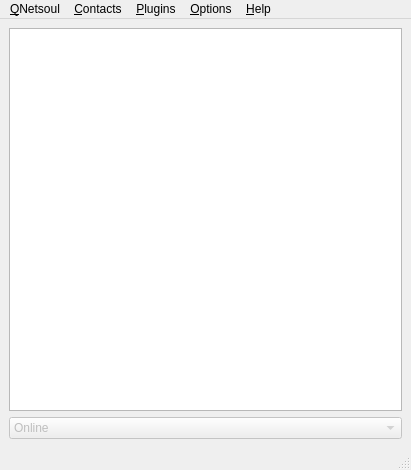
<?xml version="1.0" encoding="UTF-8"?>
<ui version="4.0">
 <class>QNetsoul</class>
 <widget class="QMainWindow" name="QNetsoul">
  <property name="geometry">
   <rect>
    <x>0</x>
    <y>0</y>
    <width>411</width>
    <height>470</height>
   </rect>
  </property>
  <property name="windowTitle">
   <string>QNetSoul</string>
  </property>
  <property name="windowIcon">
   <iconset resource="../Images.qrc">
    <normaloff>:/images/qnetsoul.png</normaloff>:/images/qnetsoul.png</iconset>
  </property>
  <property name="whatsThis">
   <string>&lt;!DOCTYPE HTML PUBLIC &quot;-//W3C//DTD HTML 4.0//EN&quot; &quot;http://www.w3.org/TR/REC-html40/strict.dtd&quot;&gt;
&lt;html&gt;&lt;head&gt;&lt;meta name=&quot;qrichtext&quot; content=&quot;1&quot; /&gt;&lt;style type=&quot;text/css&quot;&gt;
p, li { white-space: pre-wrap; }
&lt;/style&gt;&lt;/head&gt;&lt;body style=&quot; font-family:'Sans'; font-size:10pt; font-weight:400; font-style:normal;&quot;&gt;
&lt;p style=&quot; margin-top:0px; margin-bottom:0px; margin-left:0px; margin-right:0px; -qt-block-indent:0; text-indent:0px;&quot;&gt;&lt;span style=&quot; font-weight:600;&quot;&gt;About QNetSoul&lt;/span&gt;&lt;/p&gt;
&lt;p style=&quot; margin-top:0px; margin-bottom:0px; margin-left:0px; margin-right:0px; -qt-block-indent:0; text-indent:0px;&quot;&gt;Version: %CurrentVersion%&lt;/p&gt;
&lt;p style=&quot; margin-top:0px; margin-bottom:0px; margin-left:0px; margin-right:0px; -qt-block-indent:0; text-indent:0px;&quot;&gt;Platform: %Platform%&lt;/p&gt;
&lt;p style=&quot;-qt-paragraph-type:empty; margin-top:0px; margin-bottom:0px; margin-left:0px; margin-right:0px; -qt-block-indent:0; text-indent:0px;&quot;&gt;&lt;/p&gt;
&lt;p style=&quot; margin-top:0px; margin-bottom:0px; margin-left:0px; margin-right:0px; -qt-block-indent:0; text-indent:0px;&quot;&gt;The first Netsoul client built with the great framework Qt.&lt;/p&gt;
&lt;p style=&quot; margin-top:0px; margin-bottom:0px; margin-left:0px; margin-right:0px; -qt-block-indent:0; text-indent:0px;&quot;&gt;Feel free to &lt;a href=&quot;mailto:leflou@tuxfamily.org?subject=QNetSoul v%CurrentVersion%&quot;&gt;&lt;span style=&quot; text-decoration: underline; color:#0000ff;&quot;&gt;send&lt;/span&gt;&lt;/a&gt; your opinion/comment about this software.&lt;/p&gt;
&lt;p style=&quot;-qt-paragraph-type:empty; margin-top:0px; margin-bottom:0px; margin-left:0px; margin-right:0px; -qt-block-indent:0; text-indent:0px;&quot;&gt;&lt;/p&gt;
&lt;p style=&quot; margin-top:0px; margin-bottom:0px; margin-left:0px; margin-right:0px; -qt-block-indent:0; text-indent:0px;&quot;&gt;Thanks to:&lt;/p&gt;
&lt;p style=&quot; margin-top:0px; margin-bottom:0px; margin-left:0px; margin-right:0px; -qt-block-indent:0; text-indent:0px;&quot;&gt; Pierre-Emmanuel Duc for feedbacks.&lt;/p&gt;
&lt;p style=&quot; margin-top:0px; margin-bottom:0px; margin-left:0px; margin-right:0px; -qt-block-indent:0; text-indent:0px;&quot;&gt; Christophe Sundas for feedbacks.&lt;/p&gt;
&lt;p style=&quot; margin-top:0px; margin-bottom:0px; margin-left:0px; margin-right:0px; -qt-block-indent:0; text-indent:0px;&quot;&gt; Walter Persechini for feedbacks.&lt;/p&gt;
&lt;p style=&quot; margin-top:0px; margin-bottom:0px; margin-left:0px; margin-right:0px; -qt-block-indent:0; text-indent:0px;&quot;&gt; Mael Nison for patchs/ideas.&lt;/p&gt;
&lt;p style=&quot; margin-top:0px; margin-bottom:0px; margin-left:0px; margin-right:0px; -qt-block-indent:0; text-indent:0px;&quot;&gt; &lt;a href=&quot;http://www.famfamfam.com/&quot;&gt;&lt;span style=&quot; text-decoration: underline; color:#0000ff;&quot;&gt;FamFamFam&lt;/span&gt;&lt;/a&gt; for icons.&lt;/p&gt;
&lt;p style=&quot; margin-top:0px; margin-bottom:0px; margin-left:0px; margin-right:0px; -qt-block-indent:0; text-indent:0px;&quot;&gt; &lt;a href=&quot;http://www.jonasraskdesign.com/&quot;&gt;&lt;span style=&quot; text-decoration: underline; color:#0000ff;&quot;&gt;Jonas Rask&lt;/span&gt;&lt;/a&gt; for icons.&lt;/p&gt;
&lt;p style=&quot; margin-top:0px; margin-bottom:0px; margin-left:0px; margin-right:0px; -qt-block-indent:0; text-indent:0px;&quot;&gt; &lt;a href=&quot;http://sa-ki.deviantart.com/&quot;&gt;&lt;span style=&quot; text-decoration: underline; color:#0000ff;&quot;&gt;Alexandre Moore&lt;/span&gt;&lt;/a&gt; for updater icon.&lt;/p&gt;
&lt;p style=&quot; margin-top:0px; margin-bottom:0px; margin-left:0px; margin-right:0px; -qt-block-indent:0; text-indent:0px;&quot;&gt; &lt;a href=&quot;http://www.7-zip.org/&quot;&gt;&lt;span style=&quot; text-decoration: underline; color:#0000ff;&quot;&gt;7-Zip&lt;/span&gt;&lt;/a&gt; for great compression :)&lt;/p&gt;
&lt;p style=&quot;-qt-paragraph-type:empty; margin-top:0px; margin-bottom:0px; margin-left:0px; margin-right:0px; -qt-block-indent:0; text-indent:0px;&quot;&gt;&lt;/p&gt;
&lt;p style=&quot; margin-top:0px; margin-bottom:0px; margin-left:0px; margin-right:0px; -qt-block-indent:0; text-indent:0px;&quot;&gt;Written by Richard Dally.&lt;/p&gt;&lt;/body&gt;&lt;/html&gt;</string>
  </property>
  <widget class="QWidget" name="centralwidget">
   <layout class="QGridLayout" name="gridLayout_2">
    <item row="0" column="0">
     <layout class="QGridLayout" name="gridLayout">
      <item row="1" column="0">
       <widget class="QComboBox" name="statusComboBox">
        <property name="enabled">
         <bool>false</bool>
        </property>
        <item>
         <property name="text">
          <string>Online</string>
         </property>
         <property name="icon">
          <iconset resource="../Images.qrc">
           <normaloff>:/images/online.png</normaloff>:/images/online.png</iconset>
         </property>
        </item>
        <item>
         <property name="text">
          <string>Locked</string>
         </property>
         <property name="icon">
          <iconset resource="../Images.qrc">
           <normaloff>:/images/lock.png</normaloff>:/images/lock.png</iconset>
         </property>
        </item>
        <item>
         <property name="text">
          <string>Away</string>
         </property>
         <property name="icon">
          <iconset resource="../Images.qrc">
           <normaloff>:/images/away.png</normaloff>:/images/away.png</iconset>
         </property>
        </item>
        <item>
         <property name="text">
          <string>Server</string>
         </property>
         <property name="icon">
          <iconset resource="../Images.qrc">
           <normaloff>:/images/server.png</normaloff>:/images/server.png</iconset>
         </property>
        </item>
       </widget>
      </item>
      <item row="0" column="0">
       <widget class="ContactsTree" name="tree">
        <property name="selectionMode">
         <enum>QAbstractItemView::ExtendedSelection</enum>
        </property>
        <attribute name="headerVisible">
         <bool>false</bool>
        </attribute>
        <attribute name="headerVisible">
         <bool>false</bool>
        </attribute>
        <column>
         <property name="text">
          <string notr="true">1</string>
         </property>
        </column>
       </widget>
      </item>
     </layout>
    </item>
   </layout>
  </widget>
  <widget class="QMenuBar" name="menubar">
   <property name="geometry">
    <rect>
     <x>0</x>
     <y>0</y>
     <width>411</width>
     <height>23</height>
    </rect>
   </property>
   <widget class="QMenu" name="menuOptions">
    <property name="title">
     <string>&amp;Options</string>
    </property>
    <addaction name="actionPreferences"/>
   </widget>
   <widget class="QMenu" name="menuAbout">
    <property name="title">
     <string>&amp;Help</string>
    </property>
    <addaction name="actionAbout_QNetSoul"/>
    <addaction name="actionAbout_Qt"/>
   </widget>
   <widget class="QMenu" name="menuQNetsoul">
    <property name="title">
     <string>&amp;QNetsoul</string>
    </property>
    <addaction name="actionConnect"/>
    <addaction name="actionDisconnect"/>
    <addaction name="separator"/>
    <addaction name="actionCheckForUpdates"/>
    <addaction name="actionQuit"/>
   </widget>
   <widget class="QMenu" name="menuAccount">
    <property name="title">
     <string>&amp;Contacts</string>
    </property>
    <addaction name="actionAddG"/>
    <addaction name="actionAddC"/>
    <addaction name="actionRefresh"/>
    <addaction name="separator"/>
    <addaction name="actionLoadContacts"/>
    <addaction name="actionSaveContacts"/>
    <addaction name="actionSaveContactsAs"/>
   </widget>
   <widget class="QMenu" name="menuPlugins">
    <property name="title">
     <string>&amp;Plugins</string>
    </property>
    <addaction name="actionPluginsManager"/>
    <addaction name="actionVDM"/>
    <addaction name="actionCNF"/>
    <addaction name="actionPastebin"/>
   </widget>
   <addaction name="menuQNetsoul"/>
   <addaction name="menuAccount"/>
   <addaction name="menuPlugins"/>
   <addaction name="menuOptions"/>
   <addaction name="menuAbout"/>
  </widget>
  <widget class="QStatusBar" name="statusbar"/>
  <action name="actionPr_f_rences">
   <property name="text">
    <string>Preferences...</string>
   </property>
  </action>
  <action name="actionConnect">
   <property name="icon">
    <iconset resource="../Images.qrc">
     <normaloff>:/images/connect.png</normaloff>:/images/connect.png</iconset>
   </property>
   <property name="text">
    <string>&amp;Connect</string>
   </property>
   <property name="shortcut">
    <string>Ctrl+C</string>
   </property>
  </action>
  <action name="actionDisconnect">
   <property name="enabled">
    <bool>false</bool>
   </property>
   <property name="icon">
    <iconset resource="../Images.qrc">
     <normaloff>:/images/disconnect.png</normaloff>:/images/disconnect.png</iconset>
   </property>
   <property name="text">
    <string>&amp;Disconnect</string>
   </property>
   <property name="shortcut">
    <string>Ctrl+D</string>
   </property>
  </action>
  <action name="actionQuit">
   <property name="icon">
    <iconset resource="../Images.qrc">
     <normaloff>:/images/quit.png</normaloff>:/images/quit.png</iconset>
   </property>
   <property name="text">
    <string>&amp;Quit</string>
   </property>
   <property name="shortcut">
    <string>Ctrl+Q</string>
   </property>
  </action>
  <action name="actionAddC">
   <property name="icon">
    <iconset resource="../Images.qrc">
     <normaloff>:/images/contact.png</normaloff>:/images/contact.png</iconset>
   </property>
   <property name="text">
    <string>Add &amp;Contact</string>
   </property>
   <property name="shortcut">
    <string>Ctrl+B</string>
   </property>
  </action>
  <action name="actionRemove_selected_contact">
   <property name="icon">
    <iconset resource="../Images.qrc">
     <normaloff>:/images/delete.png</normaloff>:/images/delete.png</iconset>
   </property>
   <property name="text">
    <string>&amp;Remove selected contact</string>
   </property>
   <property name="shortcut">
    <string>Ctrl+R</string>
   </property>
  </action>
  <action name="actionAbout_QNetSoul">
   <property name="icon">
    <iconset resource="../Images.qrc">
     <normaloff>:/images/information.png</normaloff>:/images/information.png</iconset>
   </property>
   <property name="text">
    <string>About QNetSoul</string>
   </property>
  </action>
  <action name="actionAbout_2">
   <property name="text">
    <string>About Qt</string>
   </property>
  </action>
  <action name="actionAbout_Qt">
   <property name="icon">
    <iconset resource="../Images.qrc">
     <normaloff>:/images/aboutQt.png</normaloff>:/images/aboutQt.png</iconset>
   </property>
   <property name="text">
    <string>About Qt</string>
   </property>
  </action>
  <action name="actionPreferences">
   <property name="icon">
    <iconset resource="../Images.qrc">
     <normaloff>:/images/options.png</normaloff>:/images/options.png</iconset>
   </property>
   <property name="text">
    <string>&amp;Preferences</string>
   </property>
   <property name="shortcut">
    <string>Ctrl+P</string>
   </property>
  </action>
  <action name="actionSaveContactsAs">
   <property name="icon">
    <iconset resource="../Images.qrc">
     <normaloff>:/images/save.png</normaloff>:/images/save.png</iconset>
   </property>
   <property name="text">
    <string>Save contacts &amp;as...</string>
   </property>
  </action>
  <action name="actionToggle_sort_contacts">
   <property name="icon">
    <iconset resource="../Images.qrc">
     <normaloff>:/images/sort.png</normaloff>:/images/sort.png</iconset>
   </property>
   <property name="text">
    <string>&amp;Toggle sort contacts</string>
   </property>
   <property name="shortcut">
    <string>Ctrl+T</string>
   </property>
  </action>
  <action name="actionLoadContacts">
   <property name="icon">
    <iconset resource="../Images.qrc">
     <normaloff>:/images/load.png</normaloff>:/images/load.png</iconset>
   </property>
   <property name="text">
    <string>&amp;Load contacts...</string>
   </property>
   <property name="shortcut">
    <string>Ctrl+L</string>
   </property>
  </action>
  <action name="actionRefresh">
   <property name="enabled">
    <bool>false</bool>
   </property>
   <property name="icon">
    <iconset resource="../Images.qrc">
     <normaloff>:/images/refresh.png</normaloff>:/images/refresh.png</iconset>
   </property>
   <property name="text">
    <string>Refresh contacts</string>
   </property>
   <property name="shortcut">
    <string>F5</string>
   </property>
  </action>
  <action name="actionVDM">
   <property name="icon">
    <iconset resource="../Images.qrc">
     <normaloff>:/images/vdm.png</normaloff>:/images/vdm.png</iconset>
   </property>
   <property name="text">
    <string>&amp;Vie de merde</string>
   </property>
   <property name="shortcut">
    <string>F6</string>
   </property>
  </action>
  <action name="actionPastebin">
   <property name="icon">
    <iconset resource="../Images.qrc">
     <normaloff>:/images/pastebin.png</normaloff>:/images/pastebin.png</iconset>
   </property>
   <property name="text">
    <string>&amp;Pastebin</string>
   </property>
   <property name="shortcut">
    <string>F8</string>
   </property>
  </action>
  <action name="actionCNF">
   <property name="icon">
    <iconset resource="../Images.qrc">
     <normaloff>:/images/chucknorris.png</normaloff>:/images/chucknorris.png</iconset>
   </property>
   <property name="text">
    <string>&amp;Chuck Norris facts</string>
   </property>
   <property name="shortcut">
    <string>F7</string>
   </property>
  </action>
  <action name="actionAddG">
   <property name="icon">
    <iconset resource="../Images.qrc">
     <normaloff>:/images/group.png</normaloff>:/images/group.png</iconset>
   </property>
   <property name="text">
    <string>Add &amp;Group</string>
   </property>
   <property name="shortcut">
    <string>Ctrl+G</string>
   </property>
  </action>
  <action name="actionCheckForUpdates">
   <property name="enabled">
    <bool>true</bool>
   </property>
   <property name="icon">
    <iconset resource="../Images.qrc">
     <normaloff>:/images/update.png</normaloff>:/images/update.png</iconset>
   </property>
   <property name="text">
    <string>Check for &amp;updates</string>
   </property>
   <property name="shortcut">
    <string>Ctrl+U</string>
   </property>
  </action>
  <action name="actionSaveContacts">
   <property name="text">
    <string>&amp;Save contacts</string>
   </property>
   <property name="shortcut">
    <string>Ctrl+S</string>
   </property>
  </action>
  <action name="actionPluginsManager">
   <property name="text">
    <string>&amp;Plugins manager</string>
   </property>
  </action>
 </widget>
 <customwidgets>
  <customwidget>
   <class>ContactsTree</class>
   <extends>QTreeWidget</extends>
   <header>ContactsTree.h</header>
  </customwidget>
 </customwidgets>
 <resources>
  <include location="../Images.qrc"/>
 </resources>
 <connections/>
</ui>
